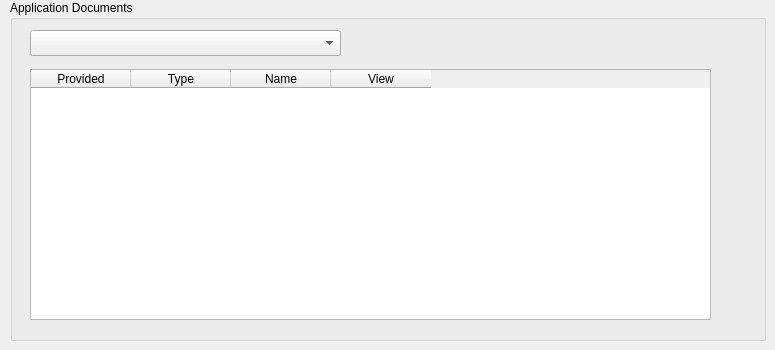
   <widget class="QWidget" name="app_doc_tab">
    <attribute name="title">
     <string>Application Documents</string>
    </attribute>
    <widget class="QGroupBox" name="documents_groupbox_2">
     <property name="geometry">
      <rect>
       <x>10</x>
       <y>0</y>
       <width>756</width>
       <height>341</height>
      </rect>
     </property>
     <property name="title">
      <string>Application Documents</string>
     </property>
     <widget class="QComboBox" name="applicant_documents_cbox">
      <property name="geometry">
       <rect>
        <x>20</x>
        <y>30</y>
        <width>311</width>
        <height>26</height>
       </rect>
      </property>
     </widget>
     <widget class="QTableWidget" name="app_doc_twidget">
      <property name="geometry">
       <rect>
        <x>20</x>
        <y>69</y>
        <width>681</width>
        <height>251</height>
       </rect>
      </property>
      <property name="editTriggers">
       <set>QAbstractItemView::NoEditTriggers</set>
      </property>
      <attribute name="horizontalHeaderCascadingSectionResizes">
       <bool>true</bool>
      </attribute>
      <attribute name="horizontalHeaderDefaultSectionSize">
       <number>100</number>
      </attribute>
      <attribute name="verticalHeaderCascadingSectionResizes">
       <bool>false</bool>
      </attribute>
      <column>
       <property name="text">
        <string>Provided</string>
       </property>
      </column>
      <column>
       <property name="text">
        <string>Type</string>
       </property>
      </column>
      <column>
       <property name="text">
        <string>Name</string>
       </property>
      </column>
      <column>
       <property name="text">
        <string>View</string>
       </property>
      </column>
     </widget>
    </widget>
   </widget>
